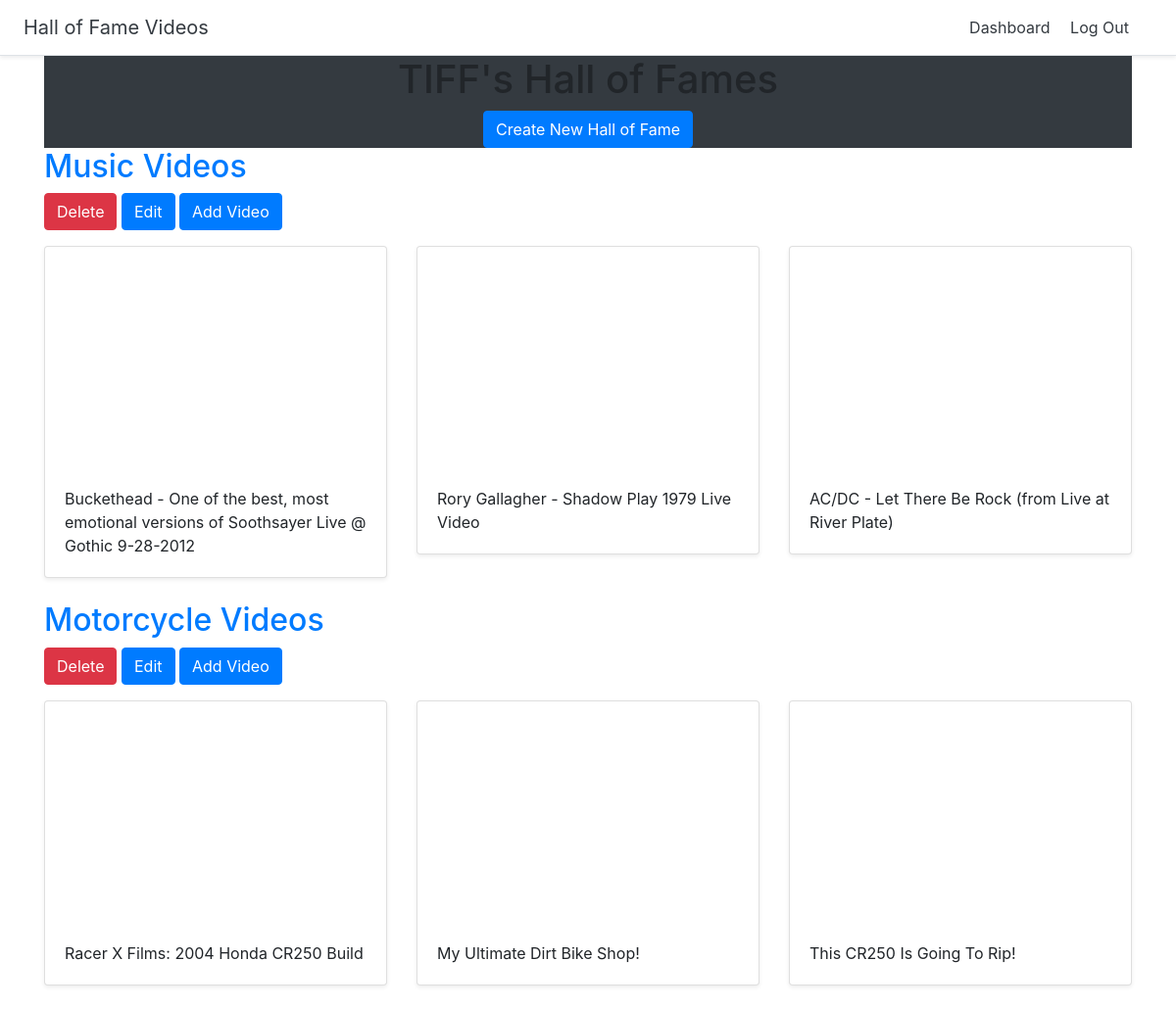
The page /dashboard (signed in) on the database its author committed.
### halls/models.py (models this page shows)
class Hall(models.Model):
    title = models.CharField(max_length=255)
    user = models.ForeignKey(User, on_delete=models.CASCADE)

class Video(models.Model):
    title = models.CharField(max_length=255)
    url = models.URLField()
    youtube_id = models.CharField(max_length=255)
    hall = models.ForeignKey(Hall, on_delete=models.CASCADE)

### halls/views.py (the view)
# urls.py: path('dashboard', views.dashboard, name='dashboard'),
@login_required
def dashboard(request):
    halls = Hall.objects.filter(user=request.user)
    return render(request, 'halls/dashboard.html', {'halls':halls})

### halls/templates/halls/dashboard.html
{% extends 'halls/base.html' %}
{% block content %}
<div class="container">
  <div class="text-center bg-dark">
    <h1>{{ user.username|upper }}'s Hall of Fames</h1>
    <a href="{% url 'create_hall' %}" class="btn btn-primary">Create New Hall of Fame</a>
  </div>
    {% for hall in halls %}
<h2><a href="{% url 'detail_hall' hall.id %}">{{ hall.title }}</a></h2>
<a href="{% url 'delete_hall' hall.id %}" class="btn btn-danger">Delete</a>
<a href="{% url 'update_hall' hall.id %}" class="btn btn-primary">Edit</a>
<a href="{% url 'add_video' hall.id %}" class="btn btn-primary">Add Video</a>
    <div class="row">
      {% for video in hall.video_set.all %}
      <div class="col-md-4 mt-3">
        <div class="card mb-4 shadow-sm">
          <iframe width="100%" height="225" src="https://www.youtube.com/embed/{{ video.youtube_id }}" frameborder="0" allow="accelerometer; autoplay; encrypted-media; gyroscope; picture-in-picture" allowfullscreen></iframe>
          <div class="card-body">
            <p class="card-text">{{ video.title }}</p>
          </div>
        </div>
      </div>
      {% endfor %}
      </div>
    {% endfor %}
</div>
{% endblock %}

### rows shown on the page
Hall: title "Music Videos"
Video: title "Buckethead - One of the best, most emotional versions of Soothsayer Live @ Gothic 9-28-2012"
Video: title "Rory Gallagher - Shadow Play 1979 Live Video"
Video: title "AC/DC - Let There Be Rock (from Live at River Plate)"
Hall: title "Motorcycle Videos"
Video: title "Racer X Films: 2004 Honda CR250 Build"
Video: title "My Ultimate Dirt Bike Shop!"
Video: title "This CR250 Is Going To Rip!"
